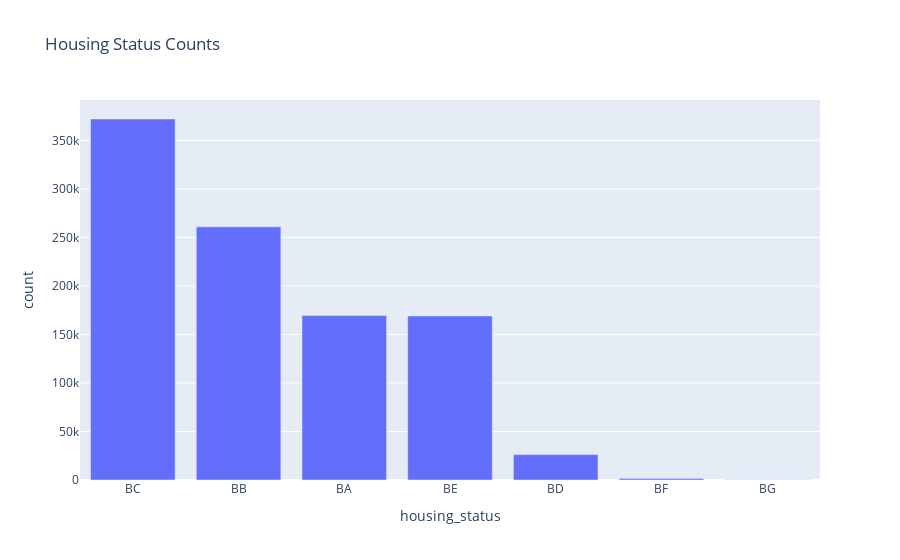

Notebook source saved alongside this figure:
### Markdown cell above
The payment_type column is extremely unbalanced. The acronyms are not explained in the datasheet and most likely don't mean anything.

### Code cell
bb_counts = df.groupBy("housing_status").count().orderBy("count", ascending=False)
bb_counts.show()
bb_counts.plot.bar(x="housing_status", y="count", title="Housing Status Counts")

### Figure 1 — Plotly figure (JSON) as saved in the notebook; plotly's stock layout.template omitted (floating-point values rounded to 4 significant figures)
{"data": [{"hovertemplate": "housing_status=%{x}<br>count=%{y}<extra></extra>", "legendgroup": "", "marker": {"color": "#636efa", "pattern": {"shape": ""}}, "name": "", "orientation": "v", "showlegend": false, "textposition": "auto", "type": "bar", "x": ["BC", "BB", "BA", "BE", "BD", "BF", "BG"], "xaxis": "x", "y": [372143, 260965, 169675, 169135, 26161, 1669, 252], "yaxis": "y"}], "layout": {"barmode": "relative", "legend": {"tracegroupgap": 0}, "title": {"text": "Housing Status Counts"}, "xaxis": {"anchor": "y", "domain": [0, 1], "title": {"text": "housing_status"}}, "yaxis": {"anchor": "x", "domain": [0, 1], "title": {"text": "count"}}}}
